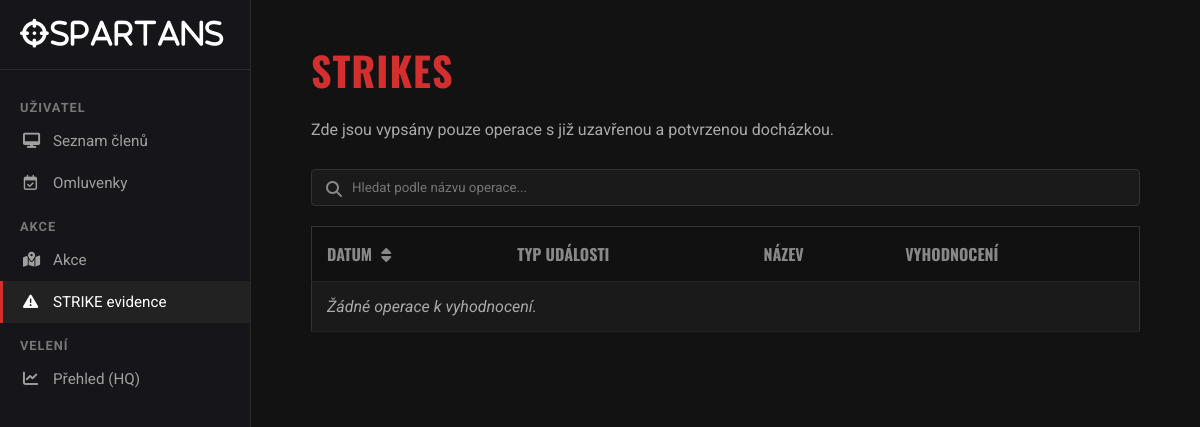
Page /strike on the earlier database version.
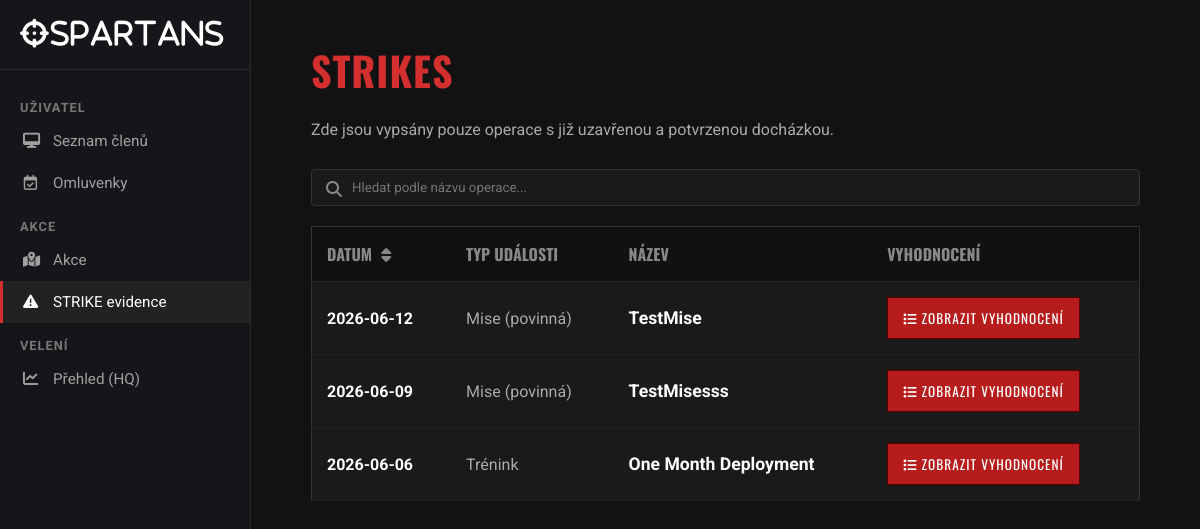
Same page on the later database version.
### app.py (models this page shows)
class Akce(db.Model):
    id = db.Column(db.Integer, primary_key=True)
    nazev = db.Column(db.String(100), nullable=False)
    datum = db.Column(db.Date, nullable=False)
    typ_id = db.Column(db.Integer, db.ForeignKey('typ_akce.id'), nullable=False)
    probehla = db.Column(db.Boolean, default=False)

class TypAkce(db.Model):
    id = db.Column(db.Integer, primary_key=True)
    nazev = db.Column(db.String(50), nullable=False)
    vsechny_akce = db.relationship('Akce', backref='typ_akce')

### app.py (the view)
@app.route('/strike')
def strike_stranka():
    probehle_akce = Akce.query.filter_by(probehla=True).order_by(Akce.datum.desc()).all()
    return render_template('strike.html', akce_seznam=probehle_akce)

### templates/strike.html (shortened to what this page needs)
<!DOCTYPE html>
<html lang="cs">
<head>
    <link rel="stylesheet" href="https://cdnjs.cloudflare.com/ajax/libs/font-awesome/6.4.0/css/all.min.css">
    <link rel="stylesheet" href="{{ url_for('static', filename='strike.css') }}">
</head>
<body>
    <div class="sidebar">
      <div class="sidebar-brand">
        <i class="fa-solid fa-crosshairs">SPARTANS</i>
      </div>
      <div class="sidebar-category">Uživatel</div>
      <div class="sidebar-nav">
        <a href="/" >
            <i class="fa-solid fa-desktop"></i> Seznam členů</a>
        <a href="/omluvenky"
          ><i class="fa-regular fa-calendar-check"></i> Omluvenky</a
        >
      </div>
      <div class="sidebar-category">Akce</div>
      <div class="sidebar-nav">
        <a href="/akce"><i class="fa-solid fa-map-location-dot"></i> Akce </a>
        <a href="/strike" class="active"><i class="fa-solid fa-triangle-exclamation"></i> STRIKE evidence</a>
      </div>
      <div class="sidebar-category">Velení</div>
      <div class="sidebar-nav">
          <a href="/dashboard"><i class="fa-solid fa-chart-line"></i> Přehled (HQ)</a>
      </div>
    </div>
    <div class="main-content">
        <div class="container" style="display: block;">
            <h1 class="strike-title">STRIKES</h1>
            <p class="strike-subtitle">Zde jsou vypsány pouze operace s již uzavřenou a potvrzenou docházkou.</p>
            <div style="margin-bottom: 20px; position: relative;">
            <i class="fa-solid fa-magnifying-glass" style="position: absolute; left: 15px; top: 12px; color: #888;"></i>
            <input type="text" id="search-strike" onkeyup="hledatStrike()" placeholder="Hledat podle názvu operace..." style="width: 100%; padding: 10px 10px 10px 40px; background-color: #1a1a1a; border: 1px solid #333; color: #fff; font-family: 'Roboto', sans-serif; box-sizing: border-box; border-radius: 4px;">
        </div>
        <table id="tabulka-strike">
            <tr>
                <th onclick="seraditDatumStrike('tabulka-strike')" style="cursor: pointer;" title="Klikni pro seřazení">
                    Datum <i class="fa-solid fa-sort" style="margin-left: 5px; color: #888;"></i>
                </th>
                <th>Typ události</th>
                <th>Název</th>
                <th>Vyhodnocení</th>
            </tr>
            {% for akce in akce_seznam %}
            <tr>
                <td class="text-date">{{ akce.datum }}</td>
                <td class="text-type">{{ akce.typ_akce.nazev }}</td>
                <td class="cell-name">{{ akce.nazev }}</td>
                <td>
                    <a href="/strike/{{ akce.id }}">
                        <button class="btn-strike"><i class="fa-solid fa-list"></i> Zobrazit vyhodnocení</button>
                    </a>
                </td>
            </tr>
            {% else %}
            <tr>
                <td colspan="4" class="text-type" style="font-style: italic;">Žádné operace k vyhodnocení.</td>
            </tr>
            {% endfor %}
        </table>
    </div>
</div>
</body>
</html>

Differences in the rows shown:
added Akce: datum "2026-06-12", typ_akce.nazev "Mise (povinná)", nazev "TestMise"
added Akce: datum "2026-06-09", typ_akce.nazev "Mise (povinná)", nazev "TestMisesss"
added Akce: datum "2026-06-06", typ_akce.nazev "Trénink", nazev "One Month Deployment"
Other differences:
text no longer shown: "Žádné operace k vyhodnocení."
